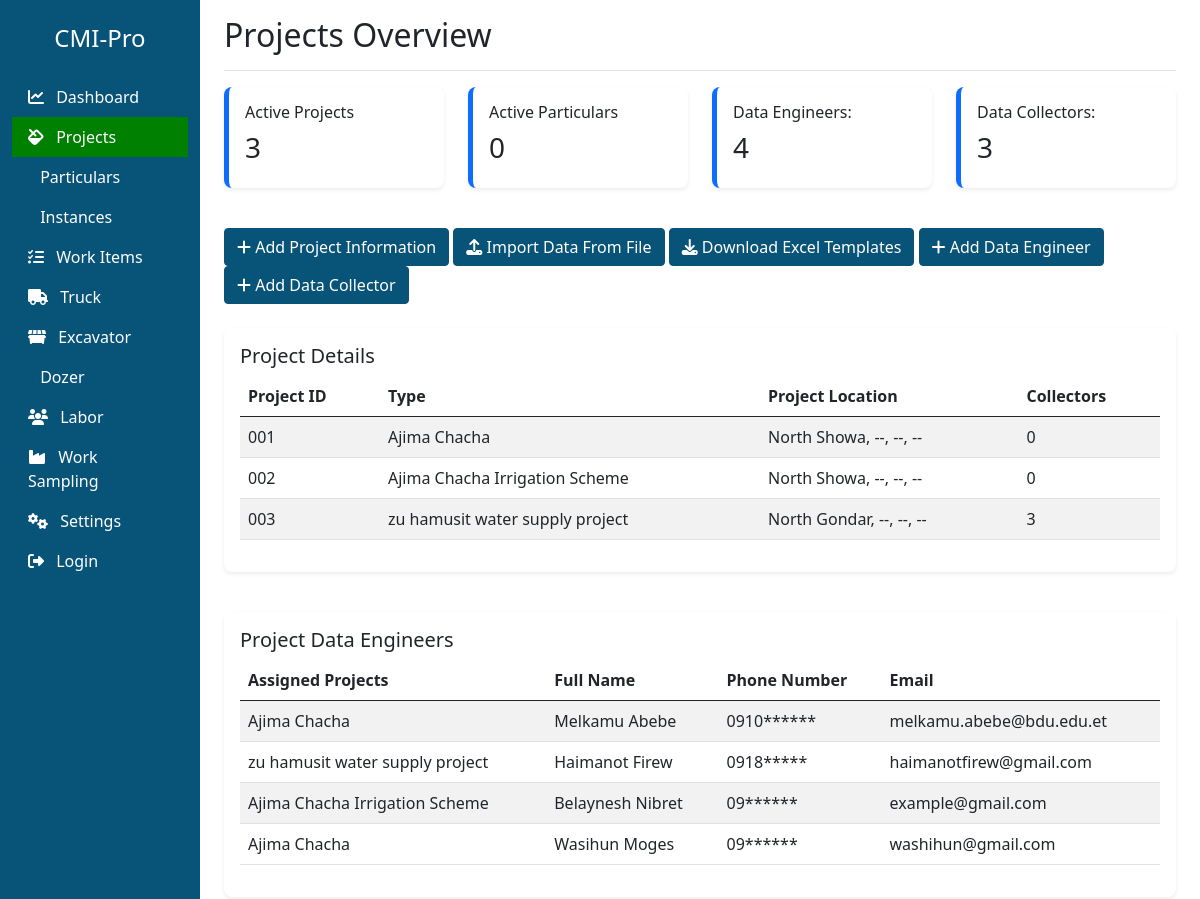
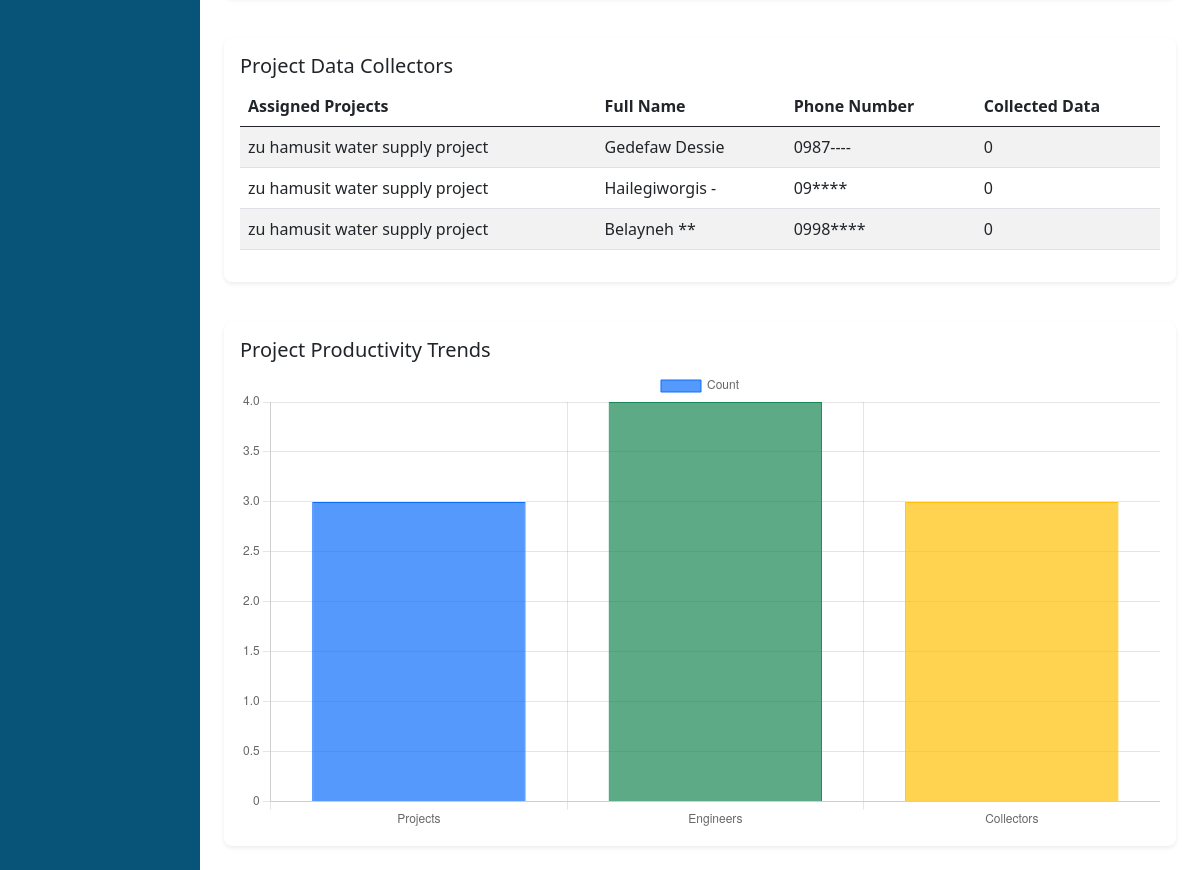
Page /bit/projects/ on the earlier database version (2 pictures, top to bottom).
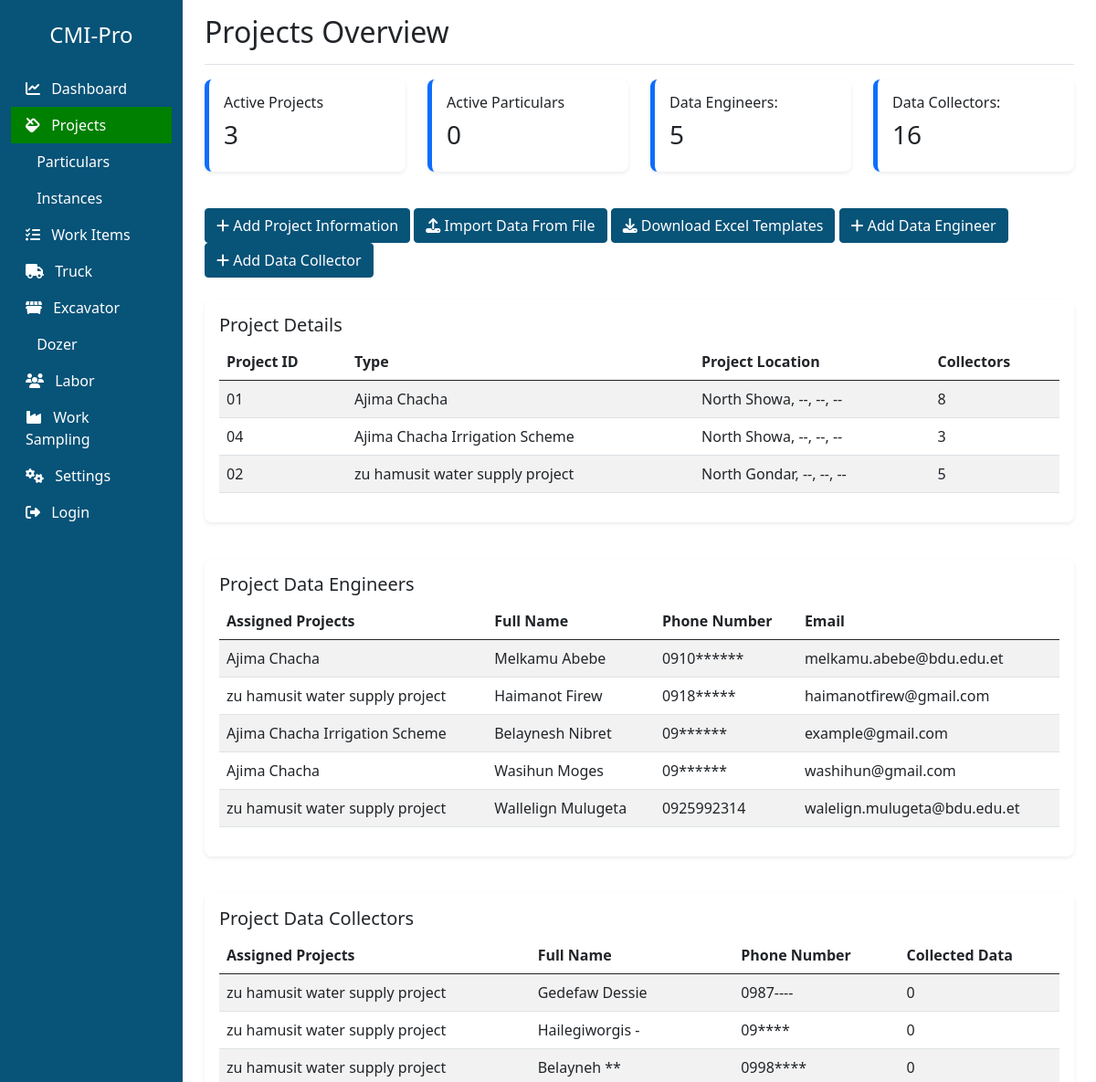
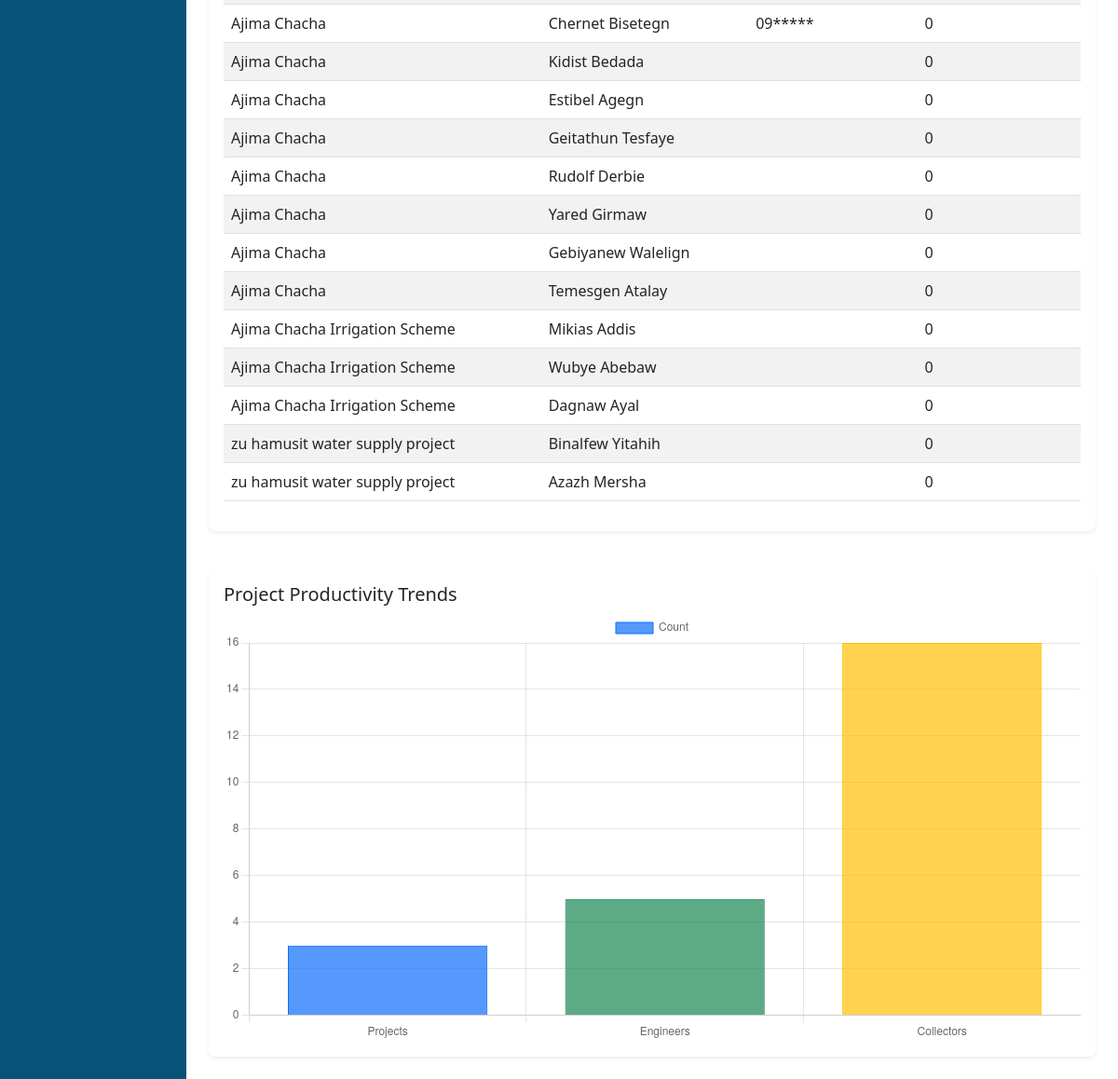
Same page on the later database version (2 pictures, top to bottom).
### core/models.py (models this page shows, shortened)
class Project(models.Model):
    name = models.CharField(max_length=100)
    code = models.CharField(max_length=20, unique=True)
    description = models.TextField()
    start_date = models.DateField()
    end_date = models.DateField()
    region = models.CharField(max_length=100)
    zone = models.CharField(max_length=100)
    woreda = models.CharField(max_length=100)
    kebele = models.CharField(max_length=100, blank=True, null=True)  # optional
    town = models.CharField(max_length=100, blank=True, null=True)    # optional
    latitude = models.FloatField()
    longitude = models.FloatField()
    def __str__(self):
        return self.name

class Engineer(models.Model):
    projects = models.ManyToManyField("Project", related_name="engineers")
    fname = models.CharField(max_length=255)
    mname = models.CharField(max_length=255)
    lname = models.CharField(max_length=255)
    phone = models.CharField(max_length=15)
    email = models.CharField(max_length=255, unique=True)
    def __str__(self):
        return f"{self.fname} {self.mname} {self.lname}"

class Collector(models.Model):
    projects = models.ManyToManyField("Project", related_name="collectors")
    engineer = models.ForeignKey('Engineer', on_delete=models.PROTECT, null=True)
    fname = models.CharField(max_length=100)
    mname = models.CharField(max_length=100)
    lname = models.CharField(max_length=100)
    phone = models.CharField(max_length=15, unique=False)

### core/views.py (the view)
# urls.py: path('projects/', views.projects, name='projects'),
def projects(request):
    projects = Project.objects.all()
    engineers = Engineer.objects.all()
    collectors = Collector.objects.all()
    project_form = ProjectForm()
    engineer_form = EngineerForm()
    collector_form = DataCollectorForm()
    project_form = ProjectForm()
    context = {
        "projects": projects,
        'engineers': engineers,
        'collectors': collectors,
        'collector_form': collector_form,
        'project_form': project_form,
        'engineer_form': engineer_form,
    }
    if request.method == "GET":
        selected_type = request.GET.get('projectInfo')
        label = f"{selected_type}_form"
        context[label] = selected_type
    return render(request, 'core/projects.html', context=context)

### core/templates/core/projects.html (shortened to what this page needs)
{% extends 'core/base.html' %}
{% load static %}
{% block content %}
<main class="col-md-10 ms-sm-auto px-md-4">
  <div class="d-flex justify-content-between flex-wrap align-items-center pt-3 pb-2 mb-3 border-bottom">
    <h2>Projects Overview</h2>
  </div>
  <div class="row mb-4">
    <div class="col-md-3">
      <div class="card card-stat shadow-sm p-3 mb-3">
        <h6>Active Projects</h6>
        <h3>{{ projects|length }}</h3>
      </div>
    </div>
    <div class="col-md-3">
      <div class="card card-stat shadow-sm p-3 mb-3">
        <h6>Active Particulars</h6>
        <h3>{{particulars|length}}</h3>
      </div>
    </div>
    <div class="col-md-3">
      <div class="card card-stat shadow-sm p-3 mb-3 color-green">
        <h6>Data Engineers:</h6>
        <h3>{{engineers|length}}</h3>
      </div>
    </div>
    <div class="col-md-3">
      <div class="card card-stat shadow-sm p-3 mb-3">
        <h6>Data Collectors:</h6>
        <h3>{{collectors|length}}</h3>
      </div>
    </div>
  </div>
  <div class="row mb-4">
    <div class="col-md-12 ">
      <button class="btn btn-primary" data-bs-toggle="modal" data-bs-target="#projectFormsModal">
        <span class="fa fa-add"> </span>
        Add Project Information
      </button>
      <button class="btn btn-primary" data-bs-toggle="modal" data-bs-target="#dataImportModal">
        <span class="fa fa-upload"> </span>
        Import Data From File
      </button>
      <button class="btn btn-primary " data-bs-toggle="modal" data-bs-target="#downloadTemplateModal">
        <span class="fa fa-download"> </span>
        Download Excel Templates
      </button>
       <button class="btn btn-primary" data-bs-toggle="modal" data-bs-target="#engineerFormModal">
        <span class="fa fa-add"> </span>
        Add Data Engineer
      </button>
      <button class="btn btn-primary" data-bs-toggle="modal" data-bs-target="#dataCollectorFormModal">
        <span class="fa fa-add"> </span>
        Add Data Collector
      </button>
    </div>
  </div>
  <div class="row mb-4">
    <div class="col-md-12">
      <div class="card shadow-sm p-3 mb-3">
        <h5 class="card-title">Project Details</h5>
        <table class="table table-striped">
          <thead>
            <tr>
              <th>Project ID</th>
              <th>Type</th>
              <th>Project Location</th>
              <th>Collectors</th>
            </tr>
          </thead>
          <tbody>
            {% for project in projects %}
            <tr>
              <td>{{project.code}}</td>
              <td>{{project.name}}</td>
              <td>{{project.zone}}, {{project.woreda}}, {{project.kebele}}, {{project.town}}</td>
              <td>{{project.collectors.count}}</td>
            </tr>
            {% endfor %}
          </tbody>
        </table>
      </div>
    </div>
  </div>
  <div class="row mb-4">
    <div class="col-md-12">
      <div class="card shadow-sm p-3 mb-3">
        <h5 class="card-title">Project Data Engineers</h5>
        <table class="table table-striped">
          <thead>
            <tr>
              <th>Assigned Projects</th>
              <th>Full Name</th>
              <th>Phone Number</th>
              <th>Email</th>
            </tr>
          </thead>
          <tbody>
            {% for engineer in engineers %}
            <tr>
              <td>
                {% for project in engineer.projects.all %}
                  {{ project.name }}{% if not forloop.last %}, {% endif %}
                  {% empty %}
                  No Projects Assigned
                {% endfor %}
              </td>
              <td>{{engineer.fname}} {{engineer.mname}}</td>
              <td>{{engineer.phone}}</td>
              <td>{{engineer.email}}</td>
            </tr>
            {% endfor %}
          </tbody>
        </table>
      </div>
    </div>
  </div>
  <div class="row mb-4">
    <div class="col-md-12">
      <div class="card shadow-sm p-3 mb-3">
        <h5 class="card-title">Project Data Collectors </h5>
        <table class="table table-striped">
          <thead>
            <tr>
              <th>Assigned Projects</th>
              <th>Full Name</th>
              <th>Phone Number</th>
              <th> Collected Data</th>
            </tr>
          </thead>
          <tbody>
            {% for collector in collectors %}
            <tr>
              <td>
                {% for project in collector.projects.all %}
                  {{ project.name }}{% if not forloop.last %}, {% endif %}
                  {% empty %}
                  No Projects Assigned
                {% endfor %}
              </td>
              <td>{{collector.fname}} {{collector.mname}}</td>
              <td>{{collector.phone}}</td>
              <td>{{collector.instances|length}}</td>
            </tr>
            {% endfor %}
          </tbody>
        </table>
      </div>
    </div>
  </div>
  <div class="row">
    <div class="col-md-12 mb-4">
      <div class="card shadow-sm">
        <div class="card-body">
          <h5 class="card-title">Project Productivity Trends</h5>
          <canvas id="prjectStatusChart"></canvas>
        </div>
      </div>
    </div>
  </div>
</main>
{% endblock %}

### core/templates/core/base.html (shortened to what this page needs)
{% load static %}
<!DOCTYPE html>
<html lang="en">
    <head>
        <link href="{% static 'css/bootstrap.min.css' %}" rel="stylesheet">
        <link href="{% static 'css/output.css' %}" rel="stylesheet">
        <link href="{% static 'css/style.css' %}" rel="stylesheet">
        <link href="https://cdnjs.cloudflare.com/ajax/libs/font-awesome/6.5.0/css/all.min.css" rel="stylesheet">
    </head>
    <body>
        <div class="container-fluid">
            <div class="row">
                <nav class="col-md-2 d-none d-md-block sidebar py-4">
                    <div class="nav flex-column ">
                        <h4 class="text-white text-center mb-4">CMI-Pro</h4>
                        <a class="nav-link {% if request.path == '/bit/' %} active {% endif %}" href="{% url 'core:dashboard' %}"><i class="fas fa-chart-line me-2"></i> Dashboard</a>
                        <a class="nav-link {% if request.path == '/bit/projects/' %} active {% endif %}" href="{% url 'core:projects' %}"><i class="fas fa-fill me-2"></i> Projects</a>
                        <a class="nav-link {% if request.path == '/bit/particulars/' %} active {% endif %}" href="{% url 'core:particulars' %}"> Particulars</a>
                        <a class="nav-link {% if request.path == '/bit/instances/' %} active {% endif %}" href="{% url 'core:instances' %}"> Instances</a>
                        <a class="nav-link" href="{% url 'core:work-items' %}"><i class="fas fa-tasks me-2"></i> Work Items</a>
                        <a class="nav-link {% if request.path == '/bit/truck/' %} active {% endif %}" href="{% url 'core:truck' %}"><i class="fas fa-truck me-2"></i> Truck</a>
                        <a class="nav-link {% if request.path == '/bit/excavator/' %} active {% endif %}" href="{% url 'core:excavator' %}"><i class="fas fa-dumpster me-2"></i> Excavator</a>
                        <a class="nav-link {% if request.path == '/bit/dozer/' %} active {% endif %}" href="{% url 'core:dozer' %}"> Dozer</a>
                        <a class="nav-link {% if request.path == '/bit/labor/' %} active {% endif %}" href="{% url 'core:labor' %}"><i class="fas fa-users me-2"></i> Labor</a>
                        <a class="nav-link {% if request.path == '/bit/work-sampling/' %} active {% endif %}" href="{% url 'core:work-sampling' %}"><i class="fas fa-industry me-2"></i> Work Sampling</a>
                        <a class="nav-link {% if request.path == '/bit/settings/' %} active {% endif %}" href="{% url 'core:settings' %}"><i class="fas fa-cogs me-2"></i> Settings</a>
                        {% if user.is_authenticated %}
                        <a class="nav-link {% if request.path == '/bit/user-logout/' %} active {% endif %}" href="{% url 'core:user-logout' %}"><i class="fas fa-sign-out-alt me-2"></i> Logout</a>
                        {% else %}
                        <a class="nav-link {% if request.path == '/bit/user-login/' %} active {% endif %}" href="{% url 'core:user-login' %}"><i class="fas fa-sign-out-alt me-2"></i> Login </a>
                        {% endif %}
                    </div>
                </nav>
                {% block content %} {% endblock %}
                <div width="100%" class="fixed top-0 right-0 p-4 z-50">
        </div>
    </body>
</html>

### static/css/style.css (style rules this page uses)
.card { border: none; border-radius: 0.5rem; }
.btn-primary { background-color: #085378; border-color: #085378; }

### core/templates/core/base.html (style rules this page uses)
body { font-family: 'Segoe UI', sans-serif; }
.sidebar { min-height: 100vh; background-color: #085378; }
.sidebar .nav-link { color: #fff; }
.sidebar .nav-link.active { background-color: green; }
.card-stat { border-left: 5px solid #0d6efd; }

Differences in the rows shown:
changed Project "Ajima Chacha": code "001" → "01"; collectors.count "0" → "8"
changed Project "Ajima Chacha Irrigation Scheme": code "002" → "04"; collectors.count "0" → "3"
changed Project "zu hamusit water supply project": code "003" → "02"; collectors.count "3" → "5"
added Engineer: fname "Wallelign", mname "Mulugeta", phone "0925992314", email "walelign.mulugeta@bdu.edu.et", Project (name "zu hamusit water supply project")
added Collector: fname "Chernet", mname "Bisetegn", phone "09*****", instances|length "0", Project (name "Ajima Chacha")
added Collector: fname "Kidist", mname "Bedada", instances|length "0", Project (name "Ajima Chacha")
added Collector: fname "Estibel", mname "Agegn", instances|length "0", Project (name "Ajima Chacha")
added Collector: fname "Geitathun", mname "Tesfaye", instances|length "0", Project (name "Ajima Chacha")
added Collector: fname "Rudolf", mname "Derbie", instances|length "0", Project (name "Ajima Chacha")
added Collector: fname "Yared", mname "Girmaw", instances|length "0", Project (name "Ajima Chacha")
added Collector: fname "Gebiyanew", mname "Walelign", instances|length "0", Project (name "Ajima Chacha")
added Collector: fname "Temesgen", mname "Atalay", instances|length "0", Project (name "Ajima Chacha")
added Collector: fname "Mikias", mname "Addis", instances|length "0", Project (name "Ajima Chacha Irrigation Scheme")
added Collector: fname "Wubye", mname "Abebaw", instances|length "0", Project (name "Ajima Chacha Irrigation Scheme")
added Collector: fname "Dagnaw", mname "Ayal", instances|length "0", Project (name "Ajima Chacha Irrigation Scheme")
added Collector: fname "Binalfew", mname "Yitahih", instances|length "0", Project (name "zu hamusit water supply project")
added Collector: fname "Azazh", mname "Mersha", instances|length "0", Project (name "zu hamusit water supply project")
Other differences:
{{ engineers|length }}: "4" → "5"
{{ collectors|length }}: "3" → "16"
chart data {{ engineers|length }}: 4 → 5
chart data {{ collectors|length }}: 3 → 16
